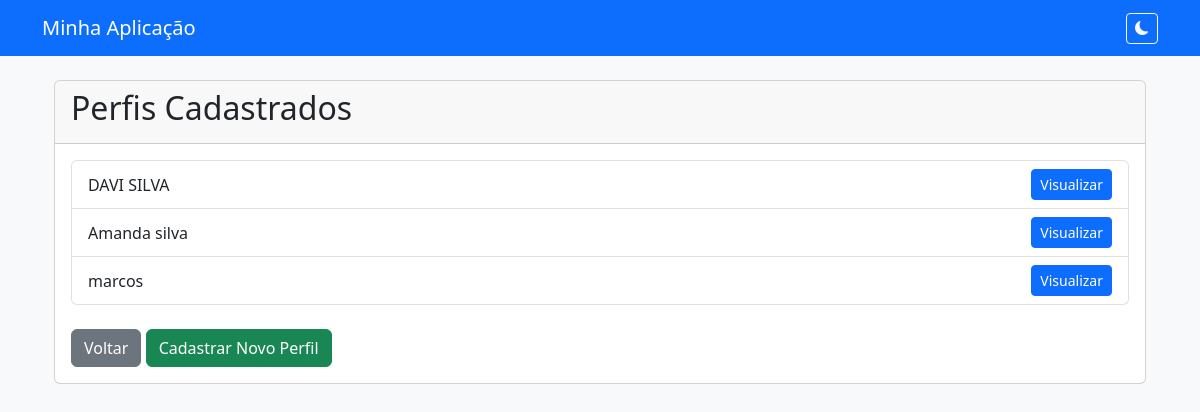
/perfis/, run on an earlier commit of the app's database.
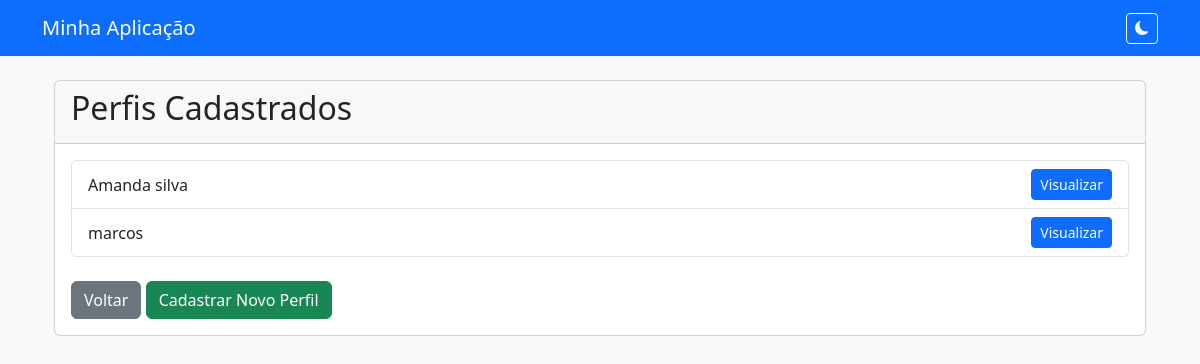
And on a later commit of the database.
### app/models.py (models this page shows, shortened)
class Perfil(models.Model):
    nome = models.CharField(max_length=100)
    idade = models.IntegerField()
    sexo = models.CharField(max_length=1, choices=[('M', 'Masculino'), ('F', 'Feminino')])
    peso_inicial = models.FloatField()
    altura = models.FloatField()  # em metros
    nivel_atividade = models.CharField(
    max_length=20,
    choices=[
        ('baixo', 'Sedentário'),
        ('moderado', 'Atividade física moderada'),
        ('alto', 'Atividade física intensa'),
    ],
    default='moderado'
)

### app/views.py (the view)
# urls.py: path('perfis/', views.lista_perfis, name='lista_perfis'),
def lista_perfis(request):
    perfis = Perfil.objects.all()
    return render(request, 'app/lista_perfis.html', {'perfis': perfis})

### app/templates/app/lista_perfis.html (shortened to what this page needs)
{% extends "base.html" %}
{% block content %}
<div class="container mt-4">
  <div class="card">
    <div class="card-header">
      <h2>Perfis Cadastrados</h2>
    </div>
    <div class="card-body">
      {% if perfis %}
        <ul class="list-group">
          {% for perfil in perfis %}
            <li class="list-group-item d-flex justify-content-between align-items-center">
              {{ perfil.nome }}
              <a href="{% url 'detalhes_perfil' perfil.id %}" class="btn btn-sm btn-primary">Visualizar</a>
            </li>
          {% endfor %}
        </ul>
      {% else %}
        <p class="text-muted">Nenhum perfil cadastrado ainda.</p>
      {% endif %}
      <div class="mt-4">
        <a href="{% url 'boas_vindas' %}" class="btn btn-secondary">Voltar</a>
        <a href="{% url 'cadastro_perfil' %}" class="btn btn-success">Cadastrar Novo Perfil</a>
      </div>
    </div>
  </div>
</div>
{% endblock %}

What changed in the data, as far as the page shows it:
removed Perfil: nome "DAVI SILVA"
